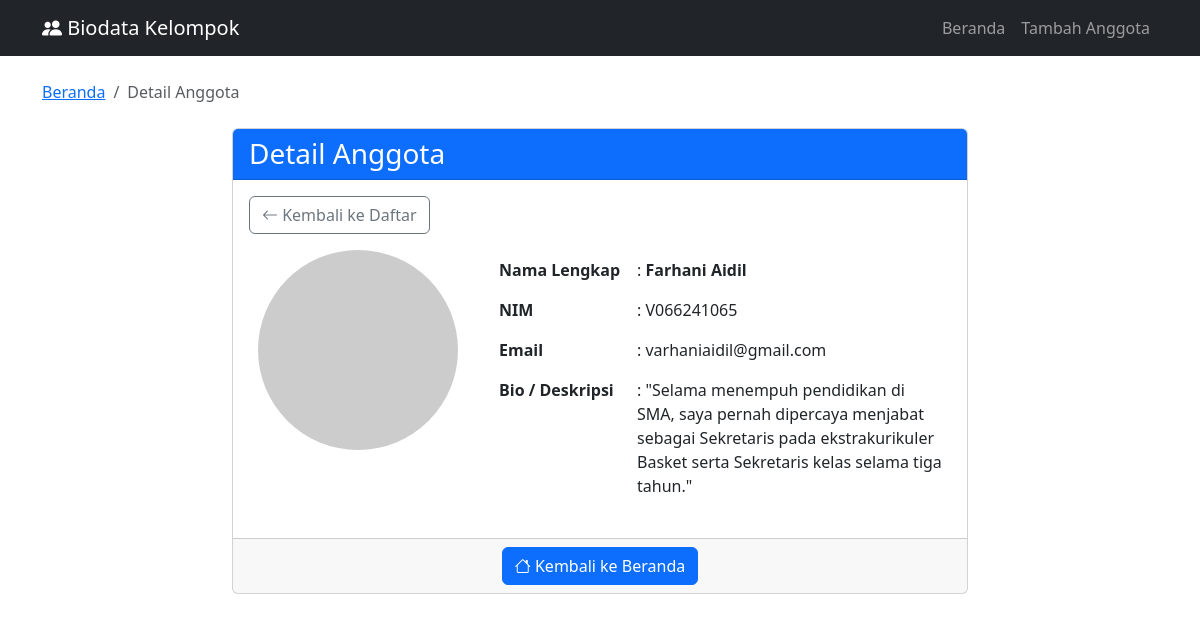
/detail.php?id=8, run on the app's committed database.
### tables this page shows
CREATE TABLE `anggota` (
  `id` int(11) UNSIGNED NOT NULL,
  `nama` varchar(255) NOT NULL,
  `nim` varchar(10) NOT NULL,
  `email` varchar(255) NOT NULL,
  `foto` varchar(255) DEFAULT NULL,
  `bio` text DEFAULT NULL
);

### detail.php (the view, shortened to what this page needs)
<?php
include 'config.php';
$id = $_GET['id'] ?? 0;
$sql = "SELECT * FROM anggota WHERE id = $id";
$result = $conn->query($sql);
$row = $result->fetch_assoc();
?>
<!DOCTYPE html>
<html>
<head>
    <link href="https://cdn.jsdelivr.net/npm/bootstrap@5.3.0/dist/css/bootstrap.min.css" rel="stylesheet">
    <link rel="stylesheet" href="https://cdn.jsdelivr.net/npm/bootstrap-icons@1.11.0/font/bootstrap-icons.css">
</head>
<body>
    <nav class="navbar navbar-expand-lg navbar-dark bg-dark mb-4">
        <div class="container">
            <a class="navbar-brand" href="index.php">
                <i class="bi bi-people-fill"></i> Biodata Kelompok
            </a>
            <div class="navbar-nav ms-auto">
                <a class="nav-link" href="index.php">Beranda</a>
                <a class="nav-link" href="tambah.php">Tambah Anggota</a>
            </div>
        </div>
    </nav>
    <div class="container">
        <nav aria-label="breadcrumb" class="mb-4">
            <ol class="breadcrumb">
                <li class="breadcrumb-item"><a href="index.php">Beranda</a></li>
                <li class="breadcrumb-item active">Detail Anggota</li>
            </ol>
        </nav>
        <div class="row">
            <div class="col-md-8 offset-md-2">
                <div class="card">
                    <div class="card-header bg-primary text-white">
                        <h3 class="mb-0">Detail Anggota</h3>
                    </div>
                    <div class="card-body">
                        <div class="mb-3">
                            <a href="index.php" class="btn btn-outline-secondary">
                                <i class="bi bi-arrow-left"></i> Kembali ke Daftar
                            </a>
                        </div>
                        <div class="row">
                            <div class="col-md-4 text-center">
                                <?php if (!empty($row['foto']) && file_exists('uploads/' . $row['foto'])): ?>
                                    <img src="uploads/<?php echo $row['foto']; ?>"
                                         class="img-fluid rounded-circle mb-3"
                                         style="width: 200px; height: 200px; object-fit: cover; border: 3px solid #007bff;"
                                         alt="<?php echo htmlspecialchars($row['nama']); ?>">
                                <?php else: ?>
                                    <img src="https://via.placeholder.com/200?text=No+Photo"
                                         class="img-fluid rounded-circle mb-3" alt="No Photo">
                                <?php endif; ?>
                            </div>
                            <div class="col-md-8">
                                <table class="table table-borderless">
                                    <tr>
                                        <th width="30%">Nama Lengkap</th>
                                        <td>: <strong><?php echo htmlspecialchars($row['nama']); ?></strong></td>
                                    </tr>
                                    <tr>
                                        <th>NIM</th>
                                        <td>: <?php echo htmlspecialchars($row['nim']); ?></td>
                                    </tr>
                                    <tr>
                                        <th>Email</th>
                                        <td>: <?php echo htmlspecialchars($row['email']); ?></td>
                                    </tr>
                                    <tr>
                                        <th>Bio / Deskripsi</th>
                                        <td>: <?php echo nl2br(htmlspecialchars($row['bio'] ?? '-')); ?></td>
                                    </tr>
                                </table>
                            </div>
                        </div>
                    </div>
                    <div class="card-footer">
                        <div class="d-flex justify-content-center">
                            <a href="index.php" class="btn btn-primary">
                                <i class="bi bi-house"></i> Kembali ke Beranda
                            </a>
                        </div>
                    </div>
                </div>
            </div>
        </div>
    </div>
</body>
</html>

### data on the page
anggota: nama "Farhani Aidil", nim "V066241065", email "varhaniaidil@gmail.com", bio "\"Selama menempuh pendidikan di SMA, saya pernah dipercaya menjabat sebagai Sekretaris pada ekstrakurikuler Basket serta Sekretaris kelas selama tiga tahun.\""
